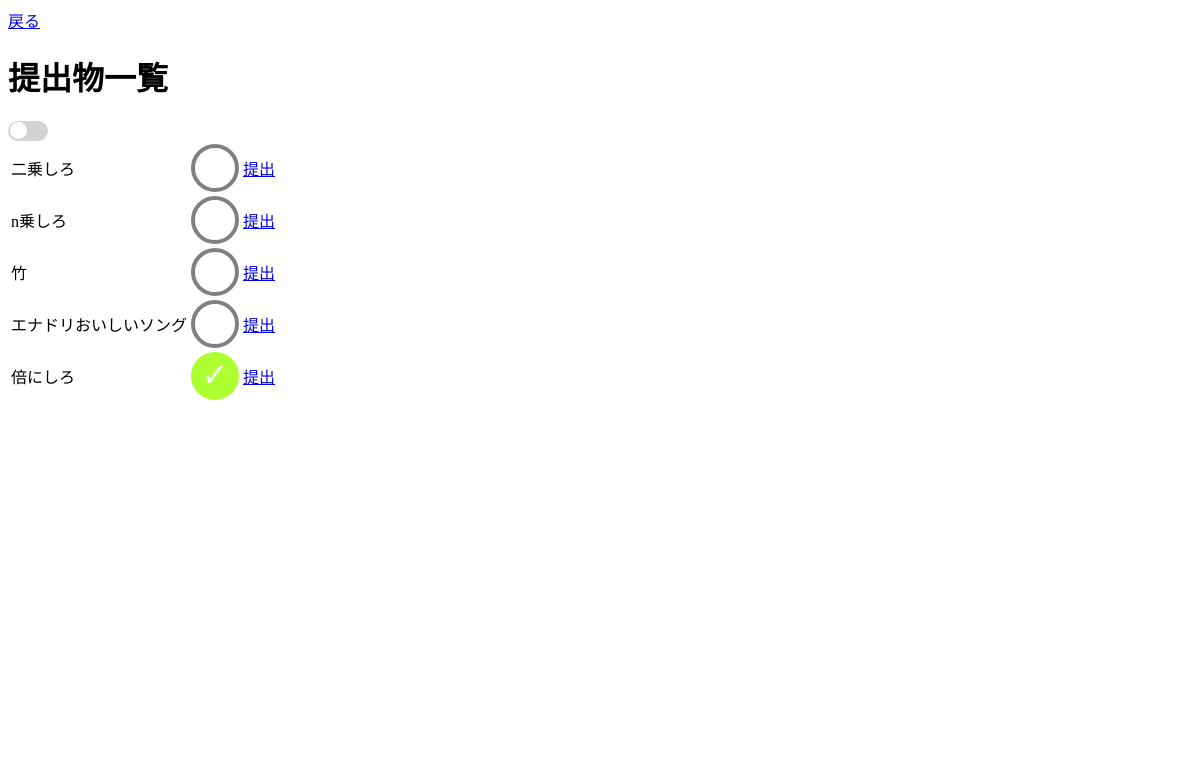
The page /student/teisyutsu/ (signed in) on the database its author committed.
### teacher_teisyutsu/models.py (models this page shows)
class Personal_Submission(db.Model):
    __tablename__ = "personal_submission"
    submission_id = db.Column(db.Integer, primary_key=True)
    student_id = db.Column(db.String, primary_key=True)
    point = db.Column(db.Integer)
    submitted = db.Column(db.Boolean, default=0)
    file = db.Column(db.String)

class Submission(db.Model):
    __tablename__ = "submission"
    submission_id = db.Column(db.Integer, primary_key=True)
    submission_name = db.Column(db.String)
    subject_id = db.Column(db.Integer)
    class_num = db.Column(db.String)
    submission_type = db.Column(db.Integer)
    submission_rimit = db.Column(db.DateTime)
    scoring_type = db.Column(db.Integer)
    question = db.Column(db.String)
    testcase = db.Column(db.String)

### student_teisyutsu/views.py (the view)
@teisyutsu.route("/")
@login_required
def s_teisyutsu_index():
    if len(current_user.id) != 7:
        return render_template("student/gohb.html")
    submission=db.session.query(Personal_Submission, Submission).join(Personal_Submission, Personal_Submission.submission_id==Submission.submission_id).filter_by(student_id=current_user.id).all()
    return render_template("student_teisyutsu/index.html", submission=submission)

### auth/models.py (called while the page is built)
@login_manager.user_loader
def load_user(id):
    if len(id) == 6:
        return Teacher.query.get(id)
    else:
        return Student.query.get(id)

### student_teisyutsu/templates/student_teisyutsu/index.html (shortened to what this page needs)
{% extends "teacher/base.html" %}
{% block modorulink %}<a href="{{ url_for('student.menu.s_menu') }}">戻る</a>{% endblock %}
{% block content %}
<div>
    <h1>提出物一覧</h1>
    <div>
        <div class="toggle_switch_outer">
            <div class="toggle_switch_inner"></div>
        </div>
        <table id="stu_sub_table">
            {% for sub in submission %}
            <tr>
                <td>{{ sub.Submission.submission_name }}</td>
                <td>
                    {% if sub.Personal_Submission.submitted %}
                    <div id="submitted_true">✓</div>
                    {% else %}
                    <div id="submitted_none"></div>
                    {% endif %}
                </td>
                <td><a href="{{ url_for('student.teisyutsu.s_teisyutsu', submission_id=sub.Personal_Submission.submission_id) }}">提出</a></td>
            </tr>
            {% endfor %}
        </table>
    </div>
</div>
{% endblock %}

### static/css/stylecss.css (style rules this page uses)
#submitted_true { width: 40px; height: 32px; border: solid 4px greenyellow; border-radius: 40px; background-color: greenyellow; font-size: 32px; text-align: center; color: white; padding-bottom: 8px; }
#submitted_none { width: 40px; height: 40px; border: solid 4px gray; border-radius: 40px; }
.toggle_switch_outer { width: 40px; height: 20px; background-color: lightgray; border-radius: 10px; position: relative; cursor: pointer; transition: background-color .2s ease-in-out; }
.toggle_switch_inner { width: 17px; height: 17px; border-radius: 50%; position: absolute; background-color: white; top: 0; bottom: 0; left: 2px; margin: auto; transition: left .3s ease-in-out; }

### rows shown on the page
Personal_Submission: Submission.submission_name "二乗しろ", submitted False (drawn)
Personal_Submission: Submission.submission_name "n乗しろ", submitted False (drawn)
Personal_Submission: Submission.submission_name "竹", submitted False (drawn)
Personal_Submission: Submission.submission_name "エナドリおいしいソング", submitted False (drawn)
Personal_Submission: Submission.submission_name "倍にしろ"
